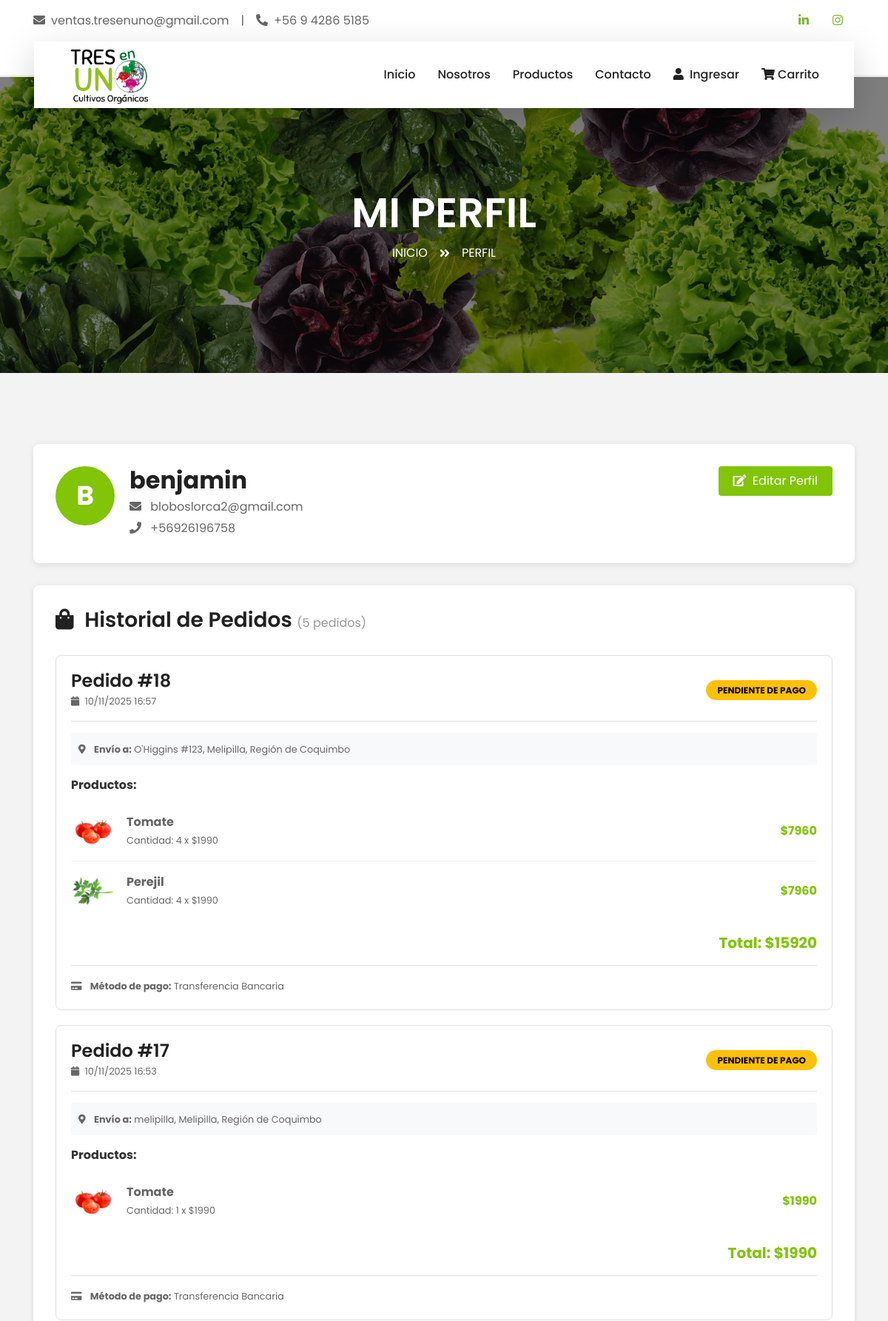
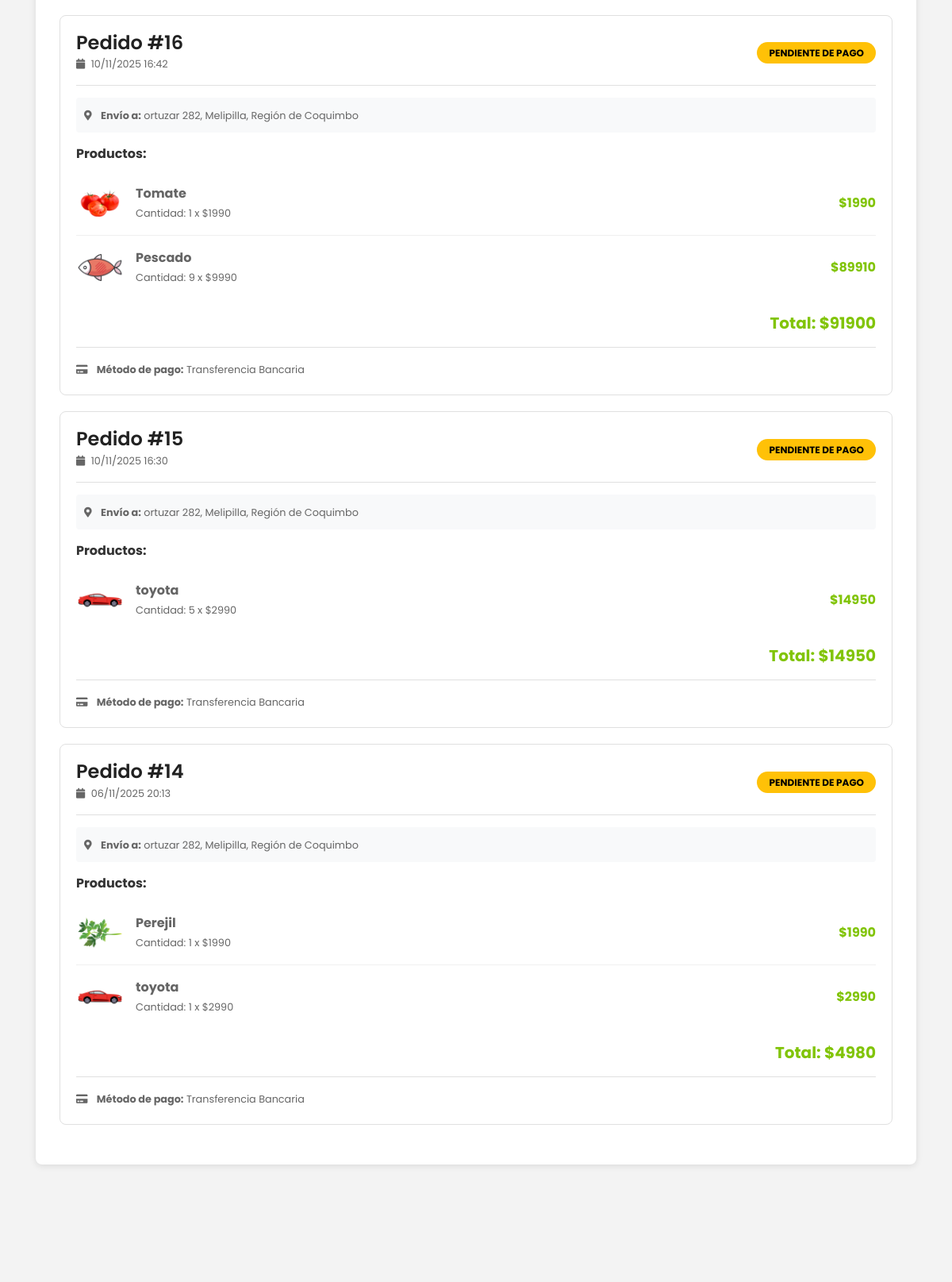
The page /perfil/ (signed in, upper part) on the database its author committed (2 pictures, top to bottom).
### miapp/models.py (models this page shows, shortened)
class Cliente(AbstractBaseUser, PermissionsMixin):
    nombre = models.CharField(max_length=255, verbose_name="Nombre completo")
    correo = models.EmailField(unique=True, db_index=True, verbose_name="Correo electrónico")
    telefono = models.CharField(max_length=20, blank=True, null=True, verbose_name="Teléfono")
    fecha_registro = models.DateTimeField(auto_now_add=True, verbose_name="Fecha de registro")
    is_active = models.BooleanField(default=True, verbose_name="Activo")
    is_staff = models.BooleanField(default=False, verbose_name="Es staff")
    is_superuser = models.BooleanField(default=False, verbose_name="Es superusuario")
    USERNAME_FIELD = 'correo'
    REQUIRED_FIELDS = ['nombre']
    objects = ClienteManager()
    class Meta:
        db_table = 'clientes'
        verbose_name = 'Cliente'
        verbose_name_plural = 'Clientes'
        ordering = ['-fecha_registro']

class Pedido(models.Model):
    ESTADOS = [
        ('pendiente_pago', 'Pendiente de Pago'),
        ('pagado', 'Pagado'),
        ('preparando', 'Preparando Envío'),
        ('enviado', 'Enviado'),
        ('completado', 'Completado'),
        ('cancelado', 'Cancelado'),
    ]
    METODOS_PAGO = [
        ('transferencia', 'Transferencia Bancaria'),
        ('webpay', 'Webpay'),
        ('efectivo', 'Efectivo'),
    ]
    fecha_pedido = models.DateTimeField(auto_now_add=True, verbose_name="Fecha del pedido")
    total_pedido = models.DecimalField(
        max_digits=10,
        decimal_places=2,
        verbose_name="Total del pedido"
    )
    estado_pedido = models.CharField(
        max_length=50,
        choices=ESTADOS,
        default='pendiente_pago',
        db_index=True,
        verbose_name="Estado del pedido"
    )
    metodo_pago = models.CharField(
        max_length=50,
        choices=METODOS_PAGO,
        default='transferencia',
        verbose_name="Método de pago"
    )
    usuario = models.ForeignKey(
        settings.AUTH_USER_MODEL,
        on_delete=models.SET_NULL,
        null=True,
        blank=True,
        related_name='pedidos',
        verbose_name="Usuario"
    )
    nombre_cliente = models.CharField(max_length=255, verbose_name="Nombre del cliente")
    correo_cliente = models.EmailField(verbose_name="Correo del cliente")
    telefono_cliente = models.CharField(max_length=20, verbose_name="Teléfono del cliente")
    direccion = models.CharField(max_length=500, verbose_name="Dirección")
    region = models.CharField(max_length=100, verbose_name="Región")
    comuna = models.CharField(max_length=100, verbose_name="Comuna")
    codigo_postal = models.CharField(
        max_length=20,
        blank=True,
        verbose_name="Código postal"
    )
    referencia_direccion = models.TextField(
        blank=True,
        verbose_name="Referencia",
        help_text="Referencias adicionales para encontrar la dirección"
    )
    notas_pedido = models.TextField(
        blank=True,
        verbose_name="Notas del pedido",
        help_text="Notas o comentarios del cliente"
    )
    fecha_pago = models.DateTimeField(null=True, blank=True, verbose_name="Fecha de pago")
    fecha_envio = models.DateTimeField(null=True, blank=True, verbose_name="Fecha de envío")
    fecha_entrega = models.DateTimeField(null=True, blank=True, verbose_name="Fecha de entrega")
    numero_seguimiento = models.CharField(
        max_length=100,
        blank=True,
        verbose_name="Número de seguimiento",
        help_text="Número de seguimiento del envío"
    )
    class Meta:
        db_table = 'pedidos'
        verbose_name = 'Pedido'
        verbose_name_plural = 'Pedidos'
        ordering = ['-fecha_pedido']
        indexes = [
            models.Index(fields=['-fecha_pedido']),
            models.Index(fields=['estado_pedido']),
            models.Index(fields=['usuario', '-fecha_pedido']),
        ]

class DetallePedido(models.Model):
    pedido = models.ForeignKey(
        Pedido,
        on_delete=models.CASCADE,
        related_name='detalles',
        verbose_name="Pedido"
    )
    producto = models.ForeignKey(
        Producto,
        on_delete=models.PROTECT,  # PROTECT para mantener histórico
        related_name='detalles_pedido',
        verbose_name="Producto"
    )
    cantidad = models.IntegerField(verbose_name="Cantidad")
    precio_compra = models.DecimalField(
        max_digits=10,
        decimal_places=2,
        verbose_name="Precio de compra",
        help_text="Precio al momento de la compra (snapshot)"
    )
    class Meta:
        db_table = 'detalle_pedidos'
        verbose_name = 'Detalle de pedido'
        verbose_name_plural = 'Detalles de pedidos'
        indexes = [
            models.Index(fields=['pedido']),
            models.Index(fields=['producto']),
        ]
    @property
    def subtotal(self):
        return self.cantidad * self.precio_compra

class Producto(models.Model):
    UNIDADES_MEDIDA = [
        ('unidad', 'Unidad'),
        ('kg', 'Kilogramo'),
        ('gr', 'Gramo'),
        ('lt', 'Litro'),
        ('ml', 'Mililitro'),
        ('paquete', 'Paquete'),
        ('caja', 'Caja'),
    ]
    nombre = models.CharField(
        max_length=100,
        db_index=True,
        verbose_name="Nombre del producto"
    )
    descripcion = models.TextField(
        max_length=500,
        verbose_name="Descripción"
    )
    precio_unitario = models.DecimalField(
        max_digits=10,
        decimal_places=2,
        verbose_name="Precio unitario",
        help_text="Precio en pesos chilenos"
    )
    unidad_medida = models.CharField(
        max_length=20,
        choices=UNIDADES_MEDIDA,
        default='unidad',
        verbose_name="Unidad de medida"
    )
    stock_disponible = models.IntegerField(
        default=0,
        verbose_name="Stock disponible",
        help_text="Cantidad disponible en inventario"
    )
    categoria = models.ForeignKey(
        Categoria,
        on_delete=models.PROTECT,  # PROTECT en lugar de CASCADE
        related_name='productos',
        verbose_name="Categoría"
    )
    imagen = models.ImageField(
        upload_to='productos/',  # Guarda directamente en productos/
        null=True,
        blank=True,
        verbose_name="Imagen del producto",
        help_text="Imagen principal del producto"
    )
    activo = models.BooleanField(
        default=True,
        verbose_name="Activo",
        help_text="Indica si el producto está activo para venta"
    )
    fecha_creacion = models.DateTimeField(auto_now_add=True, verbose_name="Fecha de creación")
    fecha_modificacion = models.DateTimeField(auto_now=True, verbose_name="Última modificación")
    class Meta:
        db_table = 'productos'
        verbose_name = 'Producto'
        verbose_name_plural = 'Productos'
        ordering = ['-fecha_creacion']
        indexes = [
            models.Index(fields=['nombre']),
            models.Index(fields=['categoria', 'activo']),
            models.Index(fields=['-fecha_creacion']),
        ]

### miapp/views.py (the view)
# urls.py: path('perfil/', views.perfil_temporal, name='perfil'),
@cliente_login_required
def perfil_temporal(request):
    cliente_id = request.session.get('cliente_id')
    cliente = Cliente.objects.get(id=cliente_id)
    pedidos = Pedido.objects.filter(
        usuario=cliente
    ).select_related(
        'usuario'
    ).prefetch_related(
        'detalles__producto'
    ).order_by('-fecha_pedido')
    contexto = {
        'pedidos': pedidos,
        'usuario': cliente,
    }
    return render(request, 'miapp/perfil.html', contexto)

### miapp/templates/miapp/perfil.html (shortened to what this page needs)
{% load static %}
<!DOCTYPE html>
<html lang="es">
<head>
    <link href="https://cdnjs.cloudflare.com/ajax/libs/font-awesome/5.10.0/css/all.min.css" rel="stylesheet">
    <link href="{% static 'lib/owlcarousel/assets/owl.carousel.min.css' %}" rel="stylesheet">
    <link href="{% static 'css/style.css' %}" rel="stylesheet">
</head>
<body>
    {% include 'miapp/barrabase.html' %}
    <div class="container-fluid page-header">
        <div class="container">
            <div class="d-flex flex-column align-items-center justify-content-center" style="min-height: 400px">
                <h3 class="display-4 text-white text-uppercase">Mi Perfil</h3>
                <div class="d-inline-flex text-white">
                    <p class="m-0 text-uppercase"><a class="text-white" href="{% url 'inicio' %}">Inicio</a></p>
                    <i class="fa fa-angle-double-right pt-1 px-3"></i>
                    <p class="m-0 text-uppercase">Perfil</p>
                </div>
            </div>
        </div>
    </div>
    <div class="container-fluid py-5">
        <div class="container pt-5 pb-3">
            <div class="perfil-header-info">
                <div class="perfil-info">
                    <div class="perfil-avatar">
                        <span id="avatar-inicial">{{ usuario.nombre|slice:":1"|upper }}</span>
                    </div>
                    <div class="perfil-datos">
                        <div id="vista-normal" class="vista-normal">
                            <div style="display: flex; justify-content: space-between; align-items: start;">
                                <div>
                                    <h2 style="margin: 0;" id="nombre-display">{{ usuario.nombre }}</h2>
                                    <p style="margin: 5px 0; color: #666;">
                                        <i class="fa fa-envelope mr-2"></i>
                                        <span id="correo-display">{{ usuario.correo }}</span>
                                    </p>
                                    <p style="margin: 5px 0; color: #666;">
                                        <i class="fa fa-phone mr-2"></i>
                                        <span id="telefono-display">{{ usuario.telefono|default:"Sin teléfono" }}</span>
                                    </p>
                                </div>
                                <button class="btn-editar" onclick="activarEdicion()">
                                    <i class="fa fa-edit mr-1"></i> Editar Perfil
                                </button>
                            </div>
                        </div>
                    </div>
                </div>
            </div>
            <div class="pedidos-section">
                <h3 style="margin-bottom: 30px;">
                    <i class="fa fa-shopping-bag mr-2"></i>
                    Historial de Pedidos
                    <span style="color: #999; font-size: 16px; font-weight: normal;">
                        ({{ pedidos.count }} pedido{{ pedidos.count|pluralize }})
                    </span>
                </h3>
                {% if pedidos %}
                    {% for pedido in pedidos %}
                    <div class="pedido-card">
                        <div class="pedido-header">
                            <div>
                                <h4 style="margin: 0;">
                                    Pedido #{{ pedido.id }}
                                </h4>
                                <small style="color: #666;">
                                    <i class="fa fa-calendar mr-1"></i>
                                    {{ pedido.fecha_pedido|date:"d/m/Y H:i" }}
                                </small>
                            </div>
                            <div>
                                {% if pedido.estado_pedido == 'pendiente_pago' %}
                                    <span class="badge-estado badge-pendiente">Pendiente de Pago</span>
                                {% elif pedido.estado_pedido == 'pagado' %}
                                    <span class="badge-estado badge-pagado">Pagado</span>
                                {% elif pedido.estado_pedido == 'preparando' %}
                                    <span class="badge-estado badge-preparando">Preparando</span>
                                {% elif pedido.estado_pedido == 'enviado' %}
                                    <span class="badge-estado badge-enviado">Enviado</span>
                                {% elif pedido.estado_pedido == 'completado' %}
                                    <span class="badge-estado badge-completado">Completado</span>
                                {% else %}
                                    <span class="badge-estado badge-cancelado">Cancelado</span>
                                {% endif %}
                            </div>
                        </div>
                        <div style="margin-bottom: 15px; padding: 10px; background: #f8f9fa; border-radius: 4px;">
                            <small style="color: #666;">
                                <i class="fa fa-map-marker-alt mr-2"></i>
                                <strong>Envío a:</strong> {{ pedido.direccion }}, {{ pedido.comuna }}, {{ pedido.region }}
                            </small>
                        </div>
                        <div class="pedido-productos">
                            <strong style="color: #333; display: block; margin-bottom: 10px;">
                                Productos:
                            </strong>
                            {% for detalle in pedido.detalles.all %}
                            <div class="producto-item">
                                {% if detalle.producto.imagen %}
                                <img src="{{ detalle.producto.imagen.url }}"
                                     alt="{{ detalle.producto.nombre }}"
                                     class="producto-img">
                                {% else %}
                                <div class="producto-img" style="background: #f0f0f0; display: flex; align-items: center; justify-content: center;">
                                    <i class="fa fa-image" style="color: #ccc;"></i>
                                </div>
                                {% endif %}
                                <div class="producto-info">
                                    <strong>{{ detalle.producto.nombre }}</strong>
                                    <br>
                                    <small style="color: #666;">
                                        Cantidad: {{ detalle.cantidad }} x ${{ detalle.precio_compra|floatformat:0 }}
                                    </small>
                                </div>
                                <div style="text-align: right;">
                                    <strong style="color: #81C408;">
                                        ${{ detalle.subtotal|floatformat:0 }}
                                    </strong>
                                </div>
                            </div>
                            {% endfor %}
                        </div>
                        <div class="pedido-total">
                            Total: ${{ pedido.total_pedido|floatformat:0 }}
                        </div>
                        <div style="margin-top: 15px; padding-top: 15px; border-top: 1px solid #e0e0e0;">
                            <small style="color: #666;">
                                <i class="fa fa-credit-card mr-2"></i>
                                <strong>Método de pago:</strong>
                                {% if pedido.metodo_pago == 'transferencia' %}
                                    Transferencia Bancaria
                                {% elif pedido.metodo_pago == 'webpay' %}
                                    Webpay
                                {% else %}
                                    {{ pedido.get_metodo_pago_display }}
                                {% endif %}
                            </small>
                        </div>
                    </div>
                    {% endfor %}
                {% endif %}
            </div>
        </div>
    </div>
</body>
</html>

### rows shown on the page
Cliente: nombre "B", nombre "benjamin", correo "bloboslorca2@gmail.com", telefono "+56926196758"
Pedido: id "18", fecha_pedido "10/11/2025 16:57", estado_pedido "PENDIENTE DE PAGO", direccion "O'Higgins #123", comuna "Melipilla", region "Región de Coquimbo", total_pedido "15920", metodo_pago "Transferencia Bancaria"
DetallePedido: producto.imagen (picture), producto.nombre "Tomate", cantidad "4", precio_compra "1990", subtotal "7960"
DetallePedido: producto.imagen (picture), producto.nombre "Perejil", cantidad "4", precio_compra "1990", subtotal "7960"
Pedido: id "17", fecha_pedido "10/11/2025 16:53", estado_pedido "PENDIENTE DE PAGO", direccion "melipilla", comuna "Melipilla", region "Región de Coquimbo", total_pedido "1990", metodo_pago "Transferencia Bancaria"
DetallePedido: producto.imagen (picture), producto.nombre "Tomate", cantidad "1", precio_compra "1990", subtotal "1990"
Pedido: id "16", fecha_pedido "10/11/2025 16:42", estado_pedido "PENDIENTE DE PAGO", direccion "ortuzar 282", comuna "Melipilla", region "Región de Coquimbo", total_pedido "91900", metodo_pago "Transferencia Bancaria"
DetallePedido: producto.imagen (picture), producto.nombre "Tomate", cantidad "1", precio_compra "1990", subtotal "1990"
DetallePedido: producto.imagen (picture), producto.nombre "Pescado", cantidad "9", precio_compra "9990", subtotal "89910"
Pedido: id "15", fecha_pedido "10/11/2025 16:30", estado_pedido "PENDIENTE DE PAGO", direccion "ortuzar 282", comuna "Melipilla", region "Región de Coquimbo", total_pedido "14950", metodo_pago "Transferencia Bancaria"
DetallePedido: producto.imagen (picture), producto.nombre "toyota", cantidad "5", precio_compra "2990", subtotal "14950"
Pedido: id "14", fecha_pedido "06/11/2025 20:13", estado_pedido "PENDIENTE DE PAGO", direccion "ortuzar 282", comuna "Melipilla", region "Región de Coquimbo", total_pedido "4980", metodo_pago "Transferencia Bancaria"
DetallePedido: producto.imagen (picture), producto.nombre "Perejil", cantidad "1", precio_compra "1990", subtotal "1990"
DetallePedido: producto.imagen (picture), producto.nombre "toyota", cantidad "1", precio_compra "2990", subtotal "2990"

### other values the page prints
{{ pedidos.count }} "5"
